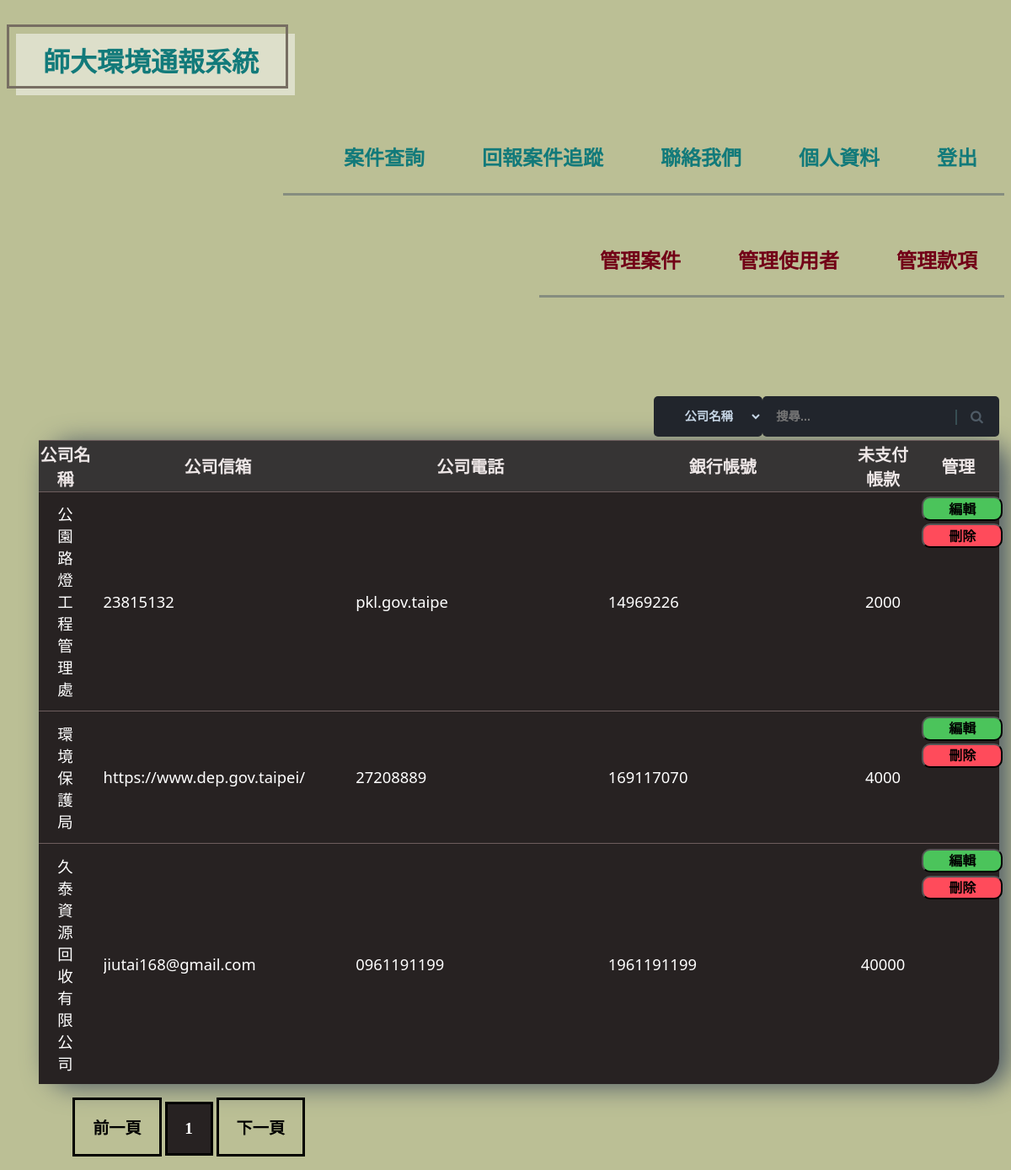
The app's page /lib/companyManage.php (signed in) with its own data.
### tables this page shows
CREATE TABLE IF NOT EXISTS `company` (
  `company_id` int(11) NOT NULL AUTO_INCREMENT,
  `name` varchar(20) NOT NULL DEFAULT '0',
  `mail` varchar(30) DEFAULT '0',
  `phone` varchar(20) DEFAULT '0',
  `bank_account` varchar(20) DEFAULT '0',
  PRIMARY KEY (`company_id`)
);

### lib/companyManage.php (the view, shortened to what this page needs)
<?php
$conn = require('config.php');
$urlParams = [];
parse_str($_SERVER['QUERY_STRING'], $urlParams);
$sqlMethod = '';
if (!empty($urlParams['searchText'])) {
	switch ($urlParams['searchType']) {
		case 'name':
			$sqlMethod = 'like';
			$urlParams['searchText'] = "'%" . $urlParams['searchText'] . "%'";
			break;
		case 'mail':
			$sqlMethod = 'like';
			$urlParams['searchText'] = "'%" . $urlParams['searchText'] . "%'";
			break;
		case 'phone':
			$sqlMethod = 'like';
			$urlParams['searchText'] = "'%" . $urlParams['searchText'] . "%'";
			break;
		case 'bank_account':
			$sqlMethod = 'like';
			$urlParams['searchText'] = "'%" . $urlParams['searchText'] . "%'";
			break;
	}
	$sql_count = sprintf(
		"SELECT count(DISTINCT company_id) AS totalRows FROM `company` NATURAL JOIN `payment` where %s %s %s",
		$urlParams['searchType'],
		$sqlMethod,
		$urlParams['searchText']
	);
	$sth_count = $conn->query($sql_count);
	if (empty($sth_count)) {
		$sql_count = "SELECT count(DISTINCT company_id) AS totalRows FROM `company` NATURAL JOIN `payment` ";
		$sth_count = $conn->query($sql_count);
		$result_count = $sth_count->fetch_assoc();
		$totalRows = $result_count['totalRows'];
		$totalPages = ceil($totalRows / PAGE_LIMIT);
		$page = (isset($_GET['page'])) ? intval($_GET['page']) : 1;
		$previousPage = (($page - 1) < 1) ? 1 : ($page - 1);
		$nextPage = (($page + 1) > $totalPages) ? $totalPages : ($page + 1);
		$sql =  sprintf(
			"SELECT company_id, SUM(amount) AS amount, name, mail, phone, bank_account FROM `company` NATURAL JOIN `payment` GROUP BY company_id LIMIT %s, %s",
			($page - 1) * PAGE_LIMIT,
			PAGE_LIMIT
		);
		function_alert("查無資料!");
		$result = $conn->query($sql);
	} else {
		$result_count = $sth_count->fetch_assoc();
		$totalRows = $result_count['totalRows'];
		$totalPages = ceil($totalRows / PAGE_LIMIT);
		$page = (isset($_GET['page'])) ? intval($_GET['page']) : 1;
		$previousPage = (($page - 1) < 1) ? 1 : ($page - 1);
		$nextPage = (($page + 1) > $totalPages) ? $totalPages : ($page + 1);
		$sql =  sprintf(
			"SELECT company_id, SUM(amount) AS amount, name, mail, phone, bank_account
			FROM `company` NATURAL JOIN `payment`
			where %s %s %s
			LIMIT %s, %s",
			$urlParams['searchType'],
			$sqlMethod,
			$urlParams['searchText'],
			($page - 1) * PAGE_LIMIT,
			PAGE_LIMIT
		);
		$result = $conn->query($sql);
	}
} else {
	$sql_count = "SELECT count(DISTINCT company_id) AS totalRows FROM `company` NATURAL JOIN `payment` ";
	$sth_count = $conn->query($sql_count);
	$result_count = $sth_count->fetch_assoc();
	$totalRows = $result_count['totalRows'];
	$totalPages = ceil($totalRows / PAGE_LIMIT);
	$page = (isset($_GET['page'])) ? intval($_GET['page']) : 1;
	$previousPage = (($page - 1) < 1) ? 1 : ($page - 1);
	$nextPage = (($page + 1) > $totalPages) ? $totalPages : ($page + 1);
	$sql =  sprintf(
		"SELECT company_id, SUM(amount) AS amount, name, mail, phone, bank_account FROM `company` NATURAL JOIN `payment` GROUP BY company_id  LIMIT %s, %s",
		($page - 1) * PAGE_LIMIT,
		PAGE_LIMIT
	);
	$result = $conn->query($sql);
}
?>
<!DOCTYPE html>
<html>
<head>
	<link href="//maxcdn.bootstrapcdn.com/font-awesome/4.1.0/css/font-awesome.min.css" rel="stylesheet">
</head>
<body>
	<div class="Pboard">
		<a href="./homepage.php">
			<h1 class="mainTitle">師大環境通報系統</h1>
		</a>
		<nav>
			<ul class="topBar">
				<li><a href="./task.php">案件查詢</a></li>
				<li><a href="./track.php">回報案件追蹤</a></li>
				<li><a href="./contact.php">聯絡我們</a></li>
				<li><a href="./profile.php">個人資料</a></li>
				<li><a href="./logout.php">登出</a></li>
			</ul>
			<ul class="admin">
				<li><a href="./taskManage.php">管理案件</a></li>
				<li><a href="./userManage.php">管理使用者</a></li>
				<li><a href="./companyManage.php">管理款項</a></li>
			</ul>
		</nav>
	</div>
	<form action="companyManage.php" method="get">
		<div class="searchGroup">
			<div class="searchBar">
				<select class="searchSelection" name="searchType">
					<option value="name">公司名稱</option>
				</select>
				<div class="container-1">
					<span class="submit" name="submit" type="submit" onClick="submitForm()"><i class="fa fa-search"></i></span>
					<input type="search" class="searchText" name="searchText" placeholder="搜尋...">
				</div>
			</div>
	</form>
	<table width="100%" class="board">
		<thead>
			<tr align="center">
				<td class="boardTitle">公司名稱</td>
				<td class="boardTitle">公司信箱</td>
				<td class="boardTitle">公司電話</td>
				<td class="boardTitle">銀行帳號</td>
				<td class="boardTitle">未支付帳款</td>
				<td class="boardTitle">管理</td>
			</tr>
		</thead>
		<tbody>
			<?php while ($board = $result->fetch_assoc()) : ?>
				<form action="./editcompany.php?id=<?php print $board['company_id'] ?>" method="post" name="taskAction">
					<tr align="center">
						<td class="boardInput" name="name"><?php echo $board['name'] ?></td>
						<td> <input class="boardInput" name="mail" value=<?php echo $board['mail'] ?>></td>
						<td><input class="boardInput" name="phone" value=<?php print $board['phone'] ?>></td>
						<td><input class="boardInput" name="bank_account" value=<?php print $board['bank_account'] ?>></td>
						<td class="boardInput" name="amount"><?php print $board['amount'] ?></td>
						<td class="action_td">
							<div class="action">
								<input value="編輯" class="fa fa-pencil" type="submit" aria-hidden="true" onclick="return confirm('確認要編輯此使用者?')">
							</div>
				</form>
				<form action="./deleteCompany.php?id=<?php print $board['company_id'] ?>" method="post" name="companyAction" class="action">
					<input value="刪除" class="fa fa-trash-o" type="submit" aria-hidden="true" onclick="return confirm('確認要刪除此使用者?')">
				</form>
			<?php endwhile ?>
		</tbody>
	</table>
	<nav>
		<ul class="pagination">
			<li class="page-item"><a class="page-link" href="companyManage.php?page=<?php print $previousPage ?>">前一頁</a></li>
			<?php for ($i = 1; $i <= $totalPages; $i++) : ?>
				<li class="page-item<?php if ($page == $i) print 'active' ?>"><a class="page-link" href="companyManage.php?page=<?php print $i ?>"><?php print $i ?></a></li>
			<?php endfor ?>
			<li class="page-item"><a class="page-link" href="companyManage.php?page=<?php print $nextPage ?>">下一頁</a></li>
		</ul>
	</nav>
</body>
</html>

### records on screen
company: name "公園路燈工程管理處", mail "23815132", phone "pkl.gov.taipe", bank_account "14969226", amount "2000"
company: name "環境保護局", mail "https://www.dep.gov.taipei/", phone "27208889", bank_account "169117070", amount "4000"
company: name "久泰資源回收有限公司", mail "jiutai168@gmail.com", phone "0961191199", bank_account "1961191199", amount "40000"
